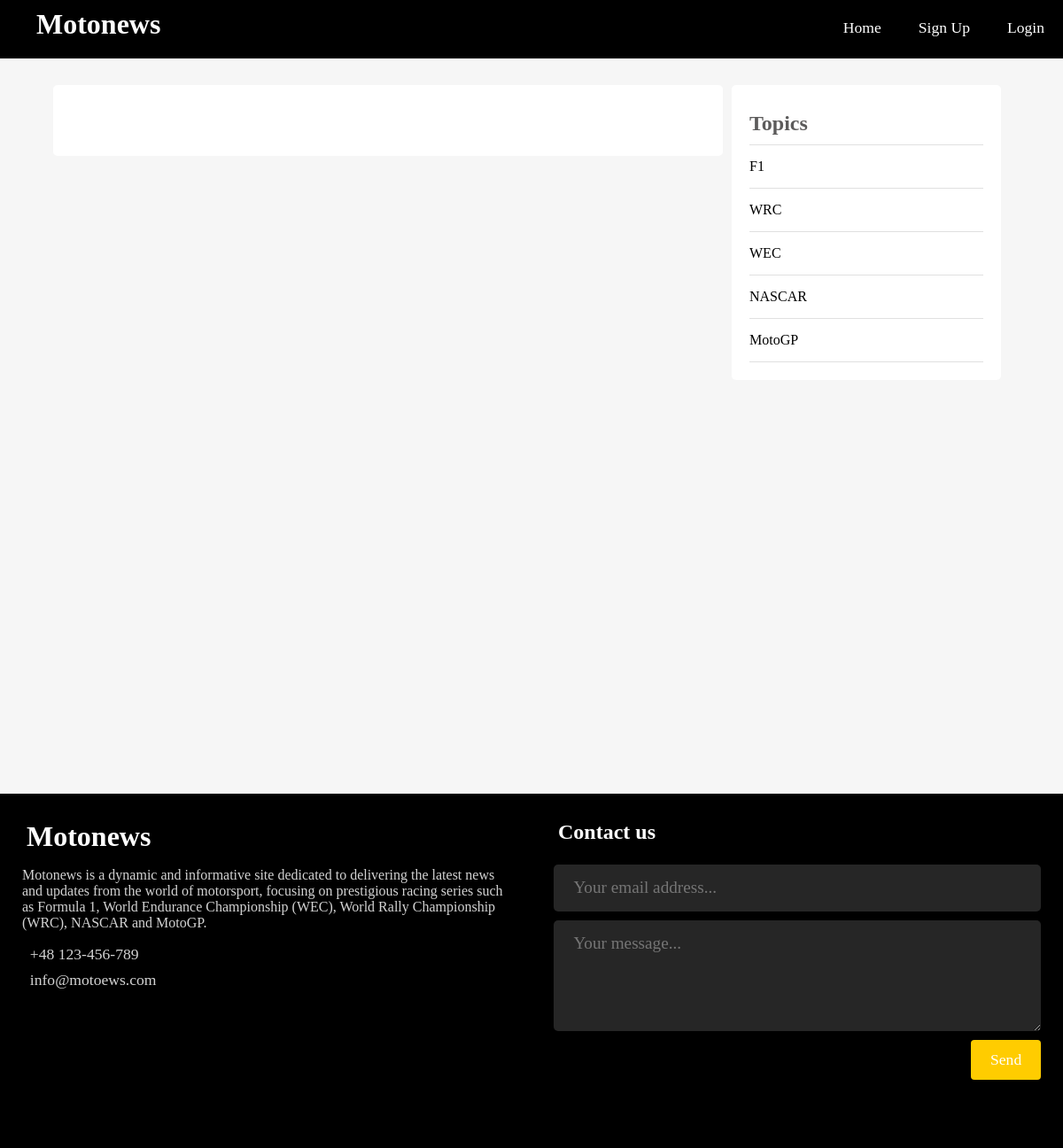
The page /single.php on the database its author committed.
### tables this page shows
CREATE TABLE `topics` (
  `id` int NOT NULL AUTO_INCREMENT,
  `name` varchar(100) DEFAULT NULL,
  `description` text,
  PRIMARY KEY (`id`),
  UNIQUE KEY `name_UNIQUE` (`name`)
);

### app/database/db.php (called while the page is built, shortened)
<?php
require("connection.php");
function executeQuery($sql, $data)
{
    global $conn;
    $stmt = $conn->prepare($sql);
    $values = array_values($data);
    $types = str_repeat('s', count($values));
    $stmt->bind_param($types, ...$values);
    $stmt->execute();
    return $stmt;
}
function selectAll($table, $conditions = [])
{
    global $conn;
    $sql = "SELECT * FROM $table";
    if (empty($conditions))
    {
        $stmt = $conn->prepare($sql);
        $stmt->execute();
        $records = $stmt->get_result()->fetch_all(MYSQLI_ASSOC);
        return $records;
    }
    else
    {
        $i = 0;
        foreach ($conditions as $key => $value) {
            if ($i === 0)
            {
                $sql = $sql . " WHERE $key=?";
            }
            else
            {
                $sql = $sql . " AND $key=?";
            }
            $i++;
        }
        $stmt = executeQuery($sql, $conditions);
        $records = $stmt->get_result()->fetch_all(MYSQLI_ASSOC);
        return $records;
    }
}

### app/controller/posts.php (called while the page is built, shortened)
<?php
include(ROOT_PATH . "/app/database/db.php");
$topics = selectAll('topics');

### single.php (the view, shortened to what this page needs)
<?php include(ROOT_PATH . '/app/controller/posts.php');
$topics = selectAll('topics');
?>
<!DOCTYPE html>
<html lang="en">
<head>
    <link rel="stylesheet" href="assets/css/style.css">
</head>
<body>
<?php include(ROOT_PATH . "/app/include/header.php"); ?>
<div class="page-wrapper">
    <div class="content clearfix">
        <div class="main-content-wrapper">
            <div class="main-content single">
            </div>
        </div>
        <div class="sidebar single">
            <div class="section topics">
                <h2 class="section-title">Topics</h2>
                <ul>
                    <?php foreach ($topics as $topic): ?>
                        <li><a href="<?php echo BASE_URL . '/index.php?t_id=' . $topic['id'] . '&name=' . $topic['name'] ?>"><?php echo $topic['name']; ?></a></li>
                    <?php endforeach; ?>
                </ul>
            </div>
        </div>
    </div>
</div>
<?php include(ROOT_PATH . "/app/include/footer.php"); ?>
</body>
</html>

### assets/css/style.css (style rules this page uses)
* { box-sizing: border-box }
html, body { height: 100%; padding: 0px; margin: 0px; background: #f6f6f6; font-family: 'Verdana', serif; }
h1, h2, h3, h4, h5, h6 { font-family: 'Verdana', serif; color: #5c5b5b; margin: 5px; }
a { text-decoration: none; color: inherit; }
.clearfix::after { content: ''; display: block; clear: both; }
.page-wrapper { min-height: 100%; }
.content { width: 90%; margin: 30px auto 30px; }
.content .main-content { width: 70%; float: left; }
.content .main-content.single { background: white; padding: 20px 50px; font-size: 1.1em; border-radius: 5px; }
.content .sidebar { width: 30%; float: left; }
.content .sidebar.single { padding: 0px 10px; }
.content .sidebar .section { background: white; padding: 20px; border-radius: 5px; margin-bottom: 20px; }
.content .sidebar .section .section-title { margin: 10px 0px 10px 0px; }
.content .sidebar .section.topics ul { margin: 0px; padding: 0px; list-style: none; border-top: 1px solid #e0e0e0; }
.content .sidebar .section.topics ul li a { display: block; padding: 15px 0px 15px 0px; border-bottom: 1px solid #e0e0e0; transition: all 0.3s; }

### rows shown on the page
topics: name "F1"
topics: name "WRC"
topics: name "WEC"
topics: name "NASCAR"
topics: name "MotoGP"
